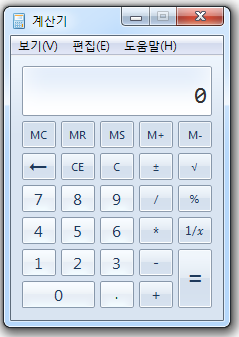
#> input picture img2/01.png, 239 x 337 px
$ python img.py
#> lines starting #> are read from the running program, lines starting #| are printed output that depends on the picture
# [26 lines of commented-out code are left out]

import cv2
import numpy as np

img = cv2.imread('./01.png')
#> img is the input picture: shape (337, 239, 3); mean B, G, R 226.3, 215.9, 207.5
height, width = img.shape[:2]
#> height = 337; width = 239

target_size = (300,300)
scale_img = cv2.resize(img, (target_size[0], target_size[1]), \
                         interpolation=cv2.INTER_AREA)
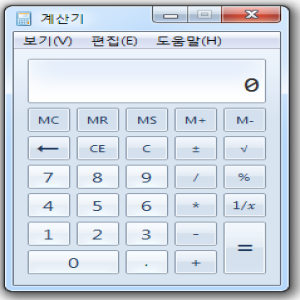
#> scale_img: shape (300, 300, 3); mean B, G, R 226.2, 215.8, 207.4

cv2.imwrite('./scale_cv.png', scale_img)
